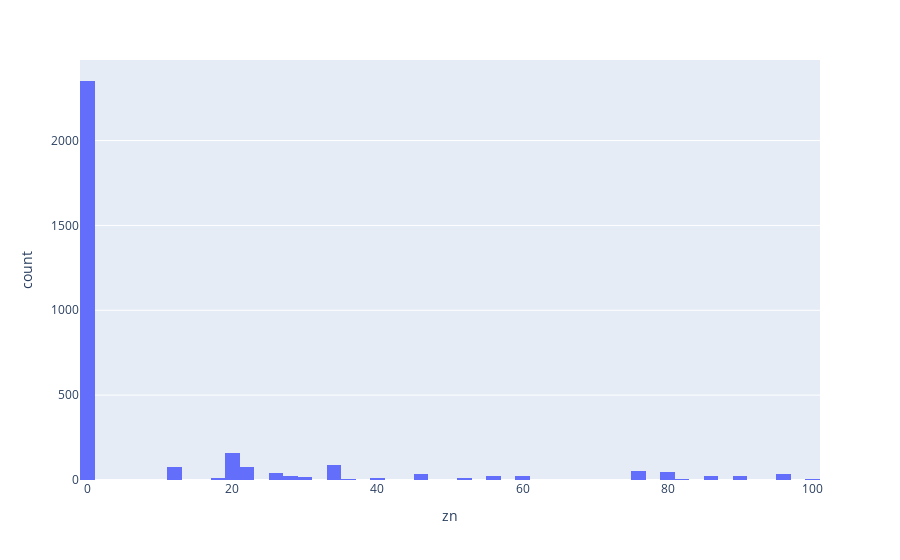

The notebook cell saved with this chart:
### Code cell
px.histogram(zn,x="zn")

### Figure 1 — Plotly figure (JSON) as saved in the notebook; plotly's stock layout.template omitted (floating-point values rounded to 4 significant figures; data arrays with more than 128 entries replaced by an {"elided": "..."} marker saying what was removed)
{"data": [{"alignmentgroup": "True", "bingroup": "x", "hovertemplate": "zn=%{x}<br>count=%{y}<extra></extra>", "legendgroup": "", "marker": {"color": "#636efa", "pattern": {"shape": ""}}, "name": "", "offsetgroup": "", "orientation": "v", "showlegend": false, "type": "histogram", "x": {"elided": "3167 float values"}, "xaxis": "x", "yaxis": "y"}], "layout": {"barmode": "relative", "legend": {"tracegroupgap": 0}, "margin": {"t": 60}, "xaxis": {"anchor": "y", "domain": [0, 1], "title": {"text": "zn"}}, "yaxis": {"anchor": "x", "domain": [0, 1], "title": {"text": "count"}}}}
